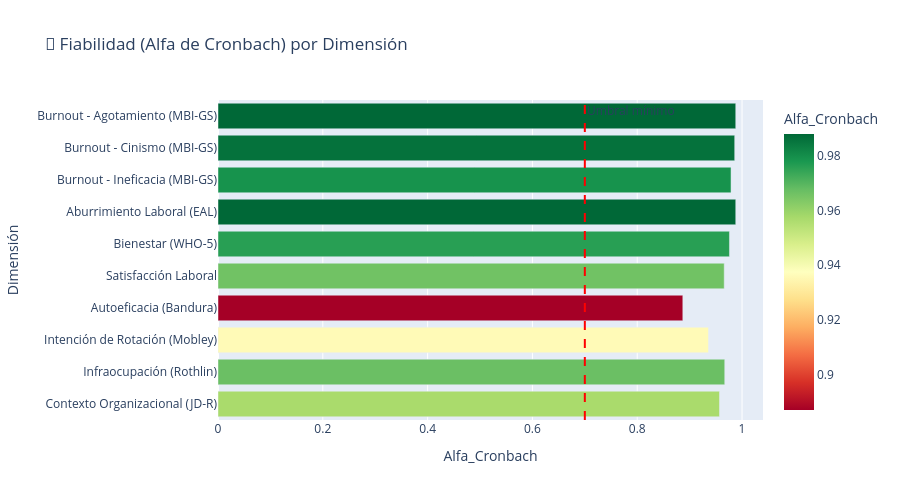

Notebook code for this chart:
### Markdown cell above
## 2. Análisis de Fiabilidad (Alfa de Cronbach)

### Code cell
# =====================================================
# ANÁLISIS DE FIABILIDAD - ALFA DE CRONBACH
# =====================================================

print("="*70)
print("🔬 ANÁLISIS DE FIABILIDAD (ALFA DE CRONBACH)")
print("="*70)

fiabilidad = analisis_fiabilidad(df_all)
print(fiabilidad.to_string(index=False))

print("\n" + "="*70)
print("INTERPRETACIÓN:")
print("  α ≥ 0.90: Excelente")
print("  α ≥ 0.80: Bueno")
print("  α ≥ 0.70: Aceptable")
print("  α < 0.70: Necesita revisión")
print("="*70)

fig = px.bar(
    fiabilidad,
    x="Alfa_Cronbach",
    y="Dimensión",
    orientation='h',
    title="🔬 Fiabilidad (Alfa de Cronbach) por Dimensión",
    color="Alfa_Cronbach",
    color_continuous_scale="RdYlGn"
)
fig.add_vline(x=0.70, line_dash="dash", line_color="red", annotation_text="Umbral mínimo")
fig.update_layout(height=500, yaxis=dict(autorange="reversed"))
fig.show()

### Figure 1 — Plotly figure (JSON) as saved in the notebook; plotly's stock layout.template omitted (floating-point values rounded to 4 significant figures)
{"data": [{"hovertemplate": "Alfa_Cronbach=%{marker.color}<br>Dimensión=%{y}<extra></extra>", "legendgroup": "", "marker": {"color": [0.988, 0.986, 0.979, 0.988, 0.976, 0.966, 0.887, 0.936, 0.967, 0.957], "coloraxis": "coloraxis", "pattern": {"shape": ""}}, "name": "", "orientation": "h", "showlegend": false, "textposition": "auto", "type": "bar", "x": [0.988, 0.986, 0.979, 0.988, 0.976, 0.966, 0.887, 0.936, 0.967, 0.957], "xaxis": "x", "y": ["Burnout - Agotamiento (MBI-GS)", "Burnout - Cinismo (MBI-GS)", "Burnout - Ineficacia (MBI-GS)", "Aburrimiento Laboral (EAL)", "Bienestar (WHO-5)", "Satisfacción Laboral", "Autoeficacia (Bandura)", "Intención de Rotación (Mobley)", "Infraocupación (Rothlin)", "Contexto Organizacional (JD-R)"], "yaxis": "y"}], "layout": {"annotations": [{"showarrow": false, "text": "Umbral mínimo", "x": 0.7, "xanchor": "left", "xref": "x", "y": 1, "yanchor": "top", "yref": "y domain"}], "barmode": "relative", "coloraxis": {"autocolorscale": false, "colorbar": {"title": {"text": "Alfa_Cronbach"}}, "colorscale": [[0, "rgb(165,0,38)"], [0.1, "rgb(215,48,39)"], [0.2, "rgb(244,109,67)"], [0.3, "rgb(253,174,97)"], [0.4, "rgb(254,224,139)"], [0.5, "rgb(255,255,191)"], [0.6, "rgb(217,239,139)"], [0.7, "rgb(166,217,106)"], [0.8, "rgb(102,189,99)"], [0.9, "rgb(26,152,80)"], [1, "rgb(0,104,55)"]]}, "height": 500, "legend": {"tracegroupgap": 0}, "shapes": [{"line": {"color": "red", "dash": "dash"}, "type": "line", "x0": 0.7, "x1": 0.7, "xref": "x", "y0": 0, "y1": 1, "yref": "y domain"}], "title": {"text": "🔬 Fiabilidad (Alfa de Cronbach) por Dimensión"}, "xaxis": {"anchor": "y", "domain": [0, 1], "title": {"text": "Alfa_Cronbach"}}, "yaxis": {"anchor": "x", "autorange": "reversed", "domain": [0, 1], "title": {"text": "Dimensión"}}}}
